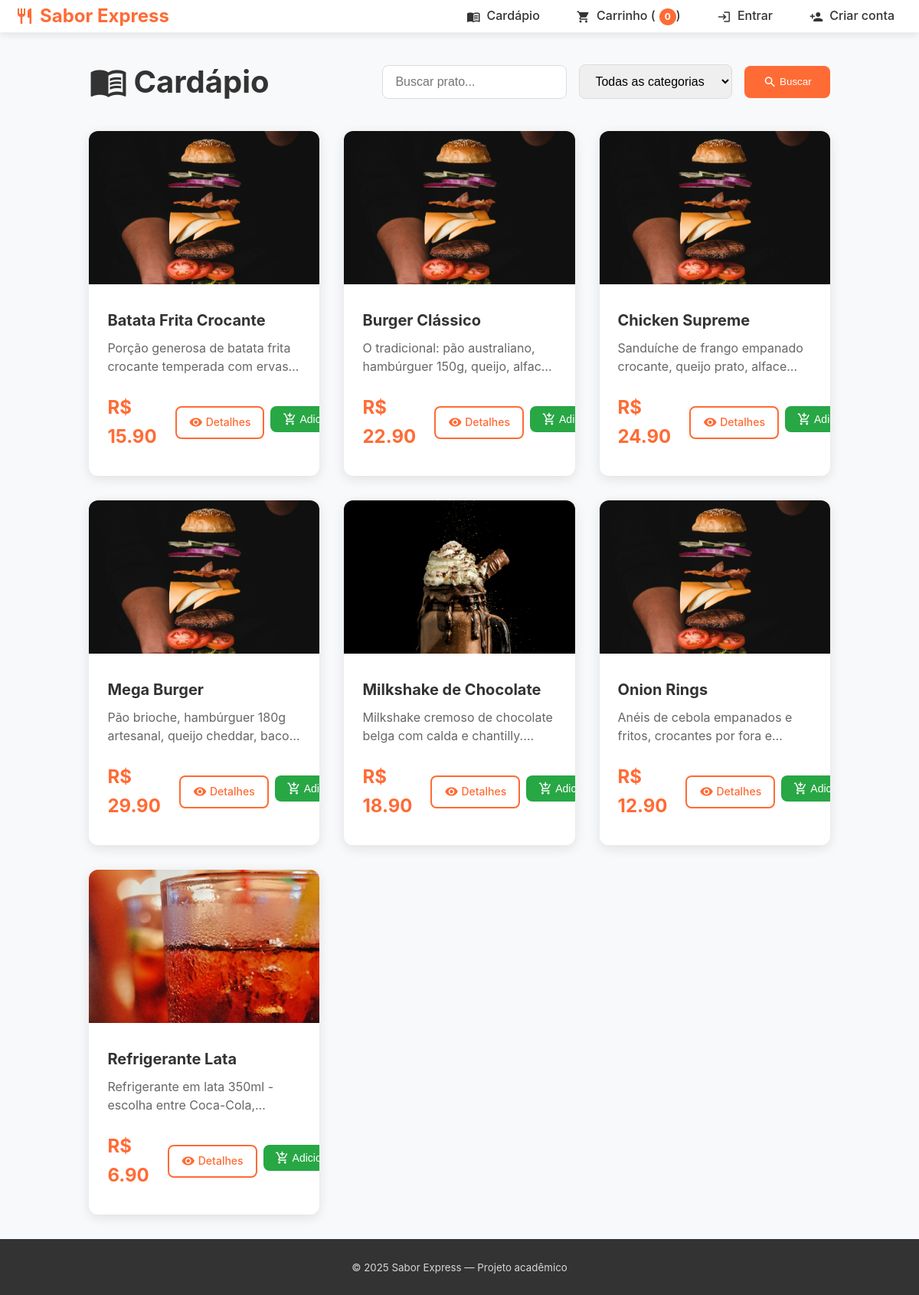
The app's page /cardapio with its own data.
### models.py (models this page shows, shortened)
class Produto(db.Model):
    id = db.Column(db.Integer, primary_key=True)
    nome = db.Column(db.String(100), nullable=False)
    descricao = db.Column(db.Text)
    preco = db.Column(db.Float, nullable=False)
    imagem = db.Column(db.String(200))
    categoria_id = db.Column(db.Integer, db.ForeignKey('categoria.id'), nullable=False)
    destaque = db.Column(db.Boolean, default=False)
    tags = db.Column(db.String(200))
    ativo = db.Column(db.Boolean, default=True)
    categoria = db.relationship('Categoria', backref=db.backref('produtos', lazy=True))

### routes/main.py (the view)
@main_bp.route('/cardapio')
def cardapio():
    categoria_id = request.args.get('categoria', type=int)
    q = request.args.get('q', '').strip()
    query = Produto.query.filter_by(ativo=True)
    if categoria_id:
        query = query.filter_by(categoria_id=categoria_id)
    if q:
        query = query.filter(Produto.nome.ilike(f'%{q}%'))
    produtos = query.order_by(Produto.nome).all()
    categorias = Categoria.query.order_by(Categoria.nome).all()
    return render_template('cardapio.html', produtos=produtos, categorias=categorias, q=q, categoria_id=categoria_id)

### templates/cardapio.html (shortened to what this page needs)
{% extends "base.html" %}
{% block content %}
<section class="catalog container">
  <div class="catalog-header">
    <h2><span class="material-icons">menu_book</span> Cardápio</h2>
    <form class="search-form" action="{{ url_for('main.cardapio') }}" method="get">
      <input type="text" name="q" placeholder="Buscar prato..." value="{{ q }}">
      <select name="categoria">
        <option value="">Todas as categorias</option>
      </select>
      <button class="btn">
        <span class="material-icons">search</span> Buscar
      </button>
    </form>
  </div>
  <div class="products-grid">
    {% if produtos %}
    {% for p in produtos %}
    <div class="product-card">
      <img src="{{ url_for('static', filename='img/produtos/' + p.imagem) }}" alt="{{ p.nome }}" onerror="this.src='{{ url_for('static', filename='img/produtos/default.jpg') }}'">
      <div class="product-body">
        <h4>{{ p.nome }}</h4>
        <p class="prod-desc">{{ p.descricao }}</p>
        <div class="product-bottom">
          <span class="price">R$ {{ "%.2f"|format(p.preco) }}</span>
          <div class="actions">
            <a href="{{ url_for('main.produto_detalhe', produto_id=p.id) }}" class="btn btn-outline">
              <span class="material-icons">visibility</span> Detalhes
            </a>
            <form action="{{ url_for('main.adicionar_carrinho', produto_id=p.id) }}" method="get" style="display:inline;">
              <button class="btn btn-success">
                <span class="material-icons">add_shopping_cart</span> Adicionar
              </button>
            </form>
          </div>
        </div>
      </div>
    </div>
    {% endfor %}
    {% endif %}
  </div>
</section>
{% endblock %}

### templates/base.html (shortened to what this page needs)
<!doctype html>
<html lang="pt-br">
<head>
  <link rel="stylesheet" href="{{ url_for('static', filename='css/site.css') }}">
</head>
<body>
  <header class="site-header">
    <div class="container header-inner">
      <a class="brand" href="{{ url_for('main.homepage') }}">
        <span class="material-icons">restaurant</span> <strong>Sabor Express</strong>
      </a>
      <nav class="main-nav">
        <a href="{{ url_for('main.cardapio') }}">
          <span class="material-icons">menu_book</span> Cardápio
        </a>
        <a href="{{ url_for('main.carrinho') }}">
          <span class="material-icons">shopping_cart</span> Carrinho (<span id="cart-count">{{ cart_count if cart_count is defined else session.get('cart')|length if session.get('cart') else 0 }}</span>)
        </a>
        {% if current_user.is_authenticated %}
          <a href="{{ url_for('auth.logout') }}">
            <span class="material-icons">logout</span> Sair
          </a>
          <a href="{{ url_for('auth.perfil') }}">
            <span class="material-icons">person</span> Perfil
          </a>
        {% else %}
          <a href="{{ url_for('auth.login') }}">
            <span class="material-icons">login</span> Entrar
          </a>
          <a href="{{ url_for('auth.register') }}">
            <span class="material-icons">person_add</span> Criar conta
          </a>
        {% endif %}
      </nav>
    </div>
  </header>
  <main class="site-main container">
    {% block content %}{% endblock %}
  </main>
  <footer class="site-footer">
    <div class="container">
      <small>© {{ current_year if current_year is defined else 2025 }} Sabor Express — Projeto acadêmico</small>
    </div>
  </footer>
</body>
</html>

### templates/cardapio.html (style rules this page uses)
.catalog { padding: 2rem 0; }
.catalog-header { display: flex; justify-content: space-between; align-items: center; margin-bottom: 2rem; flex-wrap: wrap; gap: 1rem; }
.catalog-header h2 { font-size: 2.5rem; color: #333; margin: 0; display: flex; align-items: center; gap: 0.5rem; }
.search-form { display: flex; gap: 1rem; align-items: center; flex-wrap: wrap; }
.search-form input, .search-form select { padding: 0.75rem 1rem; border: 1px solid #ddd; border-radius: 8px; font-size: 1rem; min-width: 200px; }
.products-grid { display: grid; grid-template-columns: repeat(auto-fill, minmax(280px, 1fr)); gap: 2rem; }
.product-card { background: white; border-radius: 12px; overflow: hidden; box-shadow: 0 4px 15px rgba(0, 0, 0, 0.1); transition: all 0.3s ease; }
.product-card img { width: 100%; height: 200px; object-fit: cover; }
.product-body { padding: 1.5rem; }
.product-body h4 { font-size: 1.25rem; margin-bottom: 0.5rem; color: #333; }
.prod-desc { color: #666; margin-bottom: 1rem; line-height: 1.5; display: -webkit-box; -webkit-line-clamp: 2; -webkit-box-orient: vertical; overflow: hidden; }
.product-bottom { display: flex; justify-content: space-between; align-items: center; margin-top: 1rem; }
.price { font-size: 1.5rem; font-weight: 700; color: #ff6b35; }
.actions { display: flex; gap: 0.5rem; }
.actions .btn { padding: 0.5rem 1rem; font-size: 0.875rem; display: flex; align-items: center; gap: 0.25rem; }

### records on screen
Produto: nome "Batata Frita Crocante", descricao "Porção generosa de batata frita crocante temperada com…", preco "15.90"
Produto: imagem (placeholder picture), nome "Burger Clássico", descricao "O tradicional: pão australiano, hambúrguer 150g, queijo,…", preco "22.90"
Produto: nome "Chicken Supreme", descricao "Sanduíche de frango empanado crocante, queijo prato,…", preco "24.90"
Produto: nome "Mega Burger", descricao "Pão brioche, hambúrguer 180g artesanal, queijo cheddar,…", preco "29.90"
Produto: imagem (picture), nome "Milkshake de Chocolate", descricao "Milkshake cremoso de chocolate belga com calda e…", preco "18.90"
Produto: nome "Onion Rings", descricao "Anéis de cebola empanados e fritos, crocantes por fora…", preco "12.90"
Produto: imagem (picture), nome "Refrigerante Lata", descricao "Refrigerante em lata 350ml - escolha entre…", preco "6.90"

### other values on screen
{{ current_year if current_year is defined else 2025 }} "2025"
